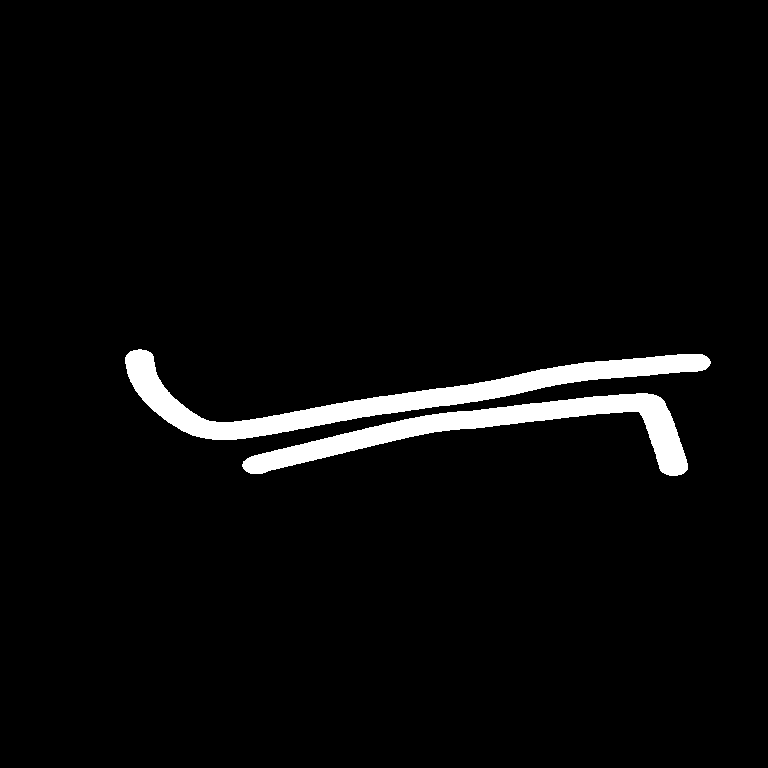
#> input picture data_test/aksara_biner/gha/gha65.png, 768 x 768 px; its folder holds only this picture in this run
$ python lbp.py
#> lines starting #> are read from the running program, lines starting #| are printed output that depends on the picture; after the words box and inside, x2 and y2 are one past the last pixel; in counts of white or black regions, pixels touching at a corner belong together
from PIL import Image
import glob

karakter = 'gha'
folder = 'data_test/aksara_biner/'+karakter+'/*.png'
R = 1
size = 64
lbp = 'LBP_R1'
imgs = []
for filename in glob.glob(folder):
    im = Image.open(filename)
#> im is the input picture: PIL image 768x768 1; 3.7% white; 2 white regions, box (x1, y1, x2, y2) and area: (125, 349, 711, 440) 11985, (242, 393, 688, 476) 9693
    img = im.resize((size+(R * 2), size+(R * 2)))
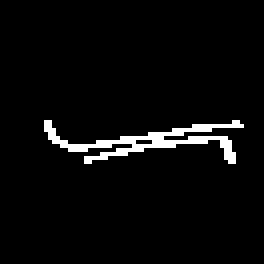
#> img: PIL image 66x66 1 (shown 4 times larger); 3.7% white in thin lines or dots, all inside (x1, y1, x2, y2) = (11, 30, 61, 41)
    imgs.append(img)

img_new = []
for (image) in imgs:
    width = image.size[0]
    height = image.size[1]
    pixels2 = list(image.getdata())
    pixels = [pixels2[i * width:(i + 1) * width] for i in range(height)]
    LBP_value = []
    for i in range(R, width - R):
        for j in range(R, height - R):
            center = pixels[i][j]
            top_left = pixels[i - R][j - R]
            top_up = pixels[i - R][j]
            top_right = pixels[i - R][j + R]
            right = pixels[i][j + R]
            bottom_right = pixels[i + R][j + R]
            bottom_down = pixels[i + R][j]
            bottom_left = pixels[i + R][j - R]
            left = pixels[i][j - R]
            val = [top_left, top_up, top_right, right, bottom_right, bottom_down, bottom_left, left]

            vals = []
            for x in val:
                if (x > center):
                    vals.append(1)
                else:
                    vals.append(0)

            weights = [1, 2, 4, 8, 16, 32, 64, 128]
            LBP = 0
            for a in range(0, len(vals)):
                LBP += weights[a] * vals[a]
            LBP_value.append(LBP)

    new_image = Image.new('1', (width - (R * 2), height - (R * 2)))
    new_image.putdata(LBP_value)
    img_new.append(new_image)
#> this loop made 1 pass
#> (width, height) on pass 1: (66, 66)
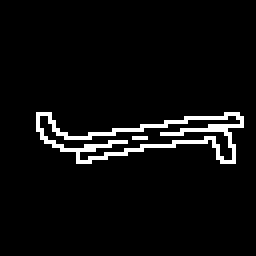
#> new_image: PIL image 64x64 1 (shown 4 times larger); 4.8% white in thin lines or dots, all inside (x1, y1, x2, y2) = (9, 28, 61, 41)
#> after the loop, img_new = 1 item

for (i,new) in enumerate(img_new):
    new.save('{}{}{}'.format('data_test/'+lbp+'/'+karakter+'/'+karakter,i+1,'.png'))
#> this loop made 1 pass
